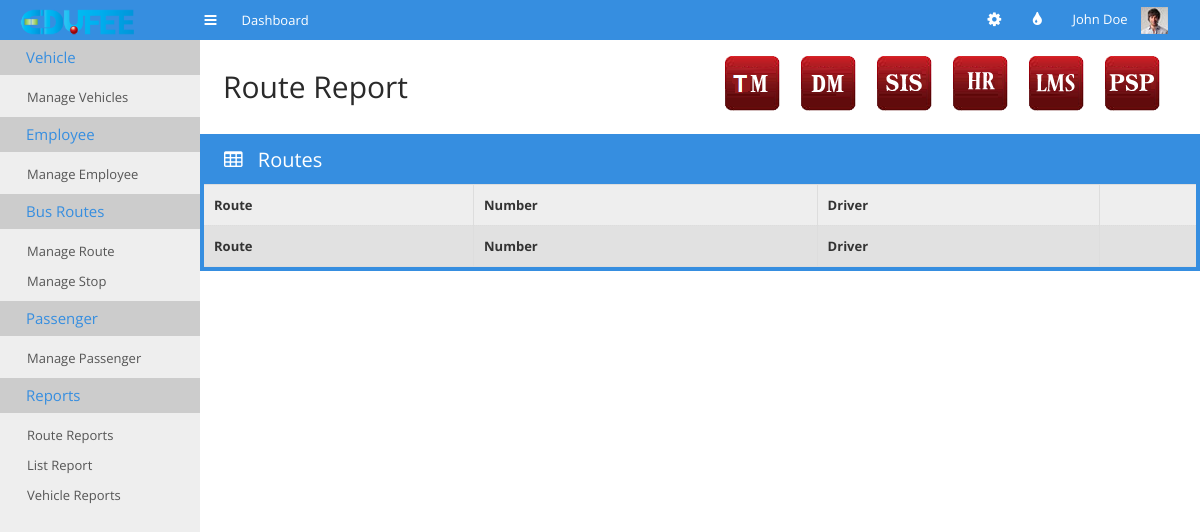
The app's page /routedetails.php, older data.
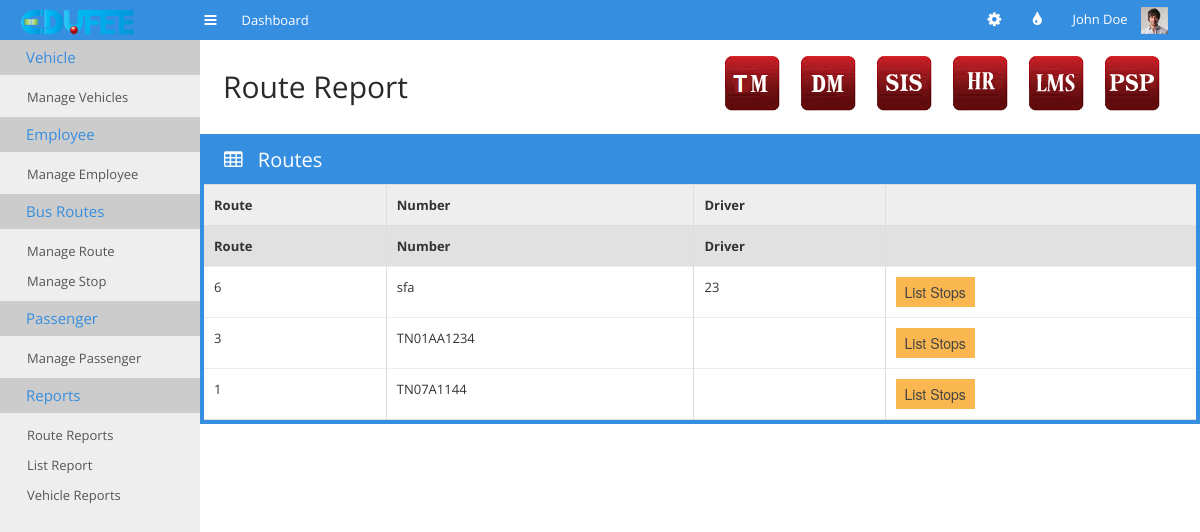
The same page, newer data.
### tables this page shows
CREATE TABLE IF NOT EXISTS `tm_vehicle_details` (
  `number` varchar(20) DEFAULT NULL,
  `type` text,
  `capacity` int(11) DEFAULT NULL,
  `vehicle_condition` text,
  `vehicle_status` text,
  `route` int(11) DEFAULT NULL,
  `driver` int(11) DEFAULT NULL,
  `conductor` int(11) DEFAULT NULL
);

### routedetails.php (the view, shortened to what the changed rows need)
<!doctype html>
<html>
<head>
    <link rel="stylesheet" href="css/bootstrap.min.css">
    <link rel="stylesheet" href="css/bootstrap-responsive.min.css">
    <link rel="stylesheet" href="css/plugins/jquery-ui/smoothness/jquery-ui.css">
    <link rel="stylesheet" href="css/plugins/jquery-ui/smoothness/jquery.ui.theme.css">
    <link rel="stylesheet" href="css/plugins/datatable/TableTools.css">
    <link rel="stylesheet" href="css/plugins/chosen/chosen.css">
    <link rel="stylesheet" href="css/style.css">
    <link rel="stylesheet" href="css/themes.css">
</head>
<body>
<div class="container-fluid" id="content">
    <div id="main">
        <div class="container-fluid">
            <div class="page-header">
                <div class="pull-left">
                    <h1>Route Report</h1>
                </div>
            </div>
        </div>
        <div class="row-fluid">
            <div class="span12">
                <div class="box box-color box-bordered">
                    <div class="box-content nopadding">
                        <table class="table table-hover table-nomargin table-bordered  dataTable-columnfilter dataTable">
                            <thead>
                            <tr>
                                <th>Route</th>
                                <th>Number</th>
                                <th class='hidden-350'>Driver</th>
                                <th></th>
                            </tr>
                            <tr class="thefilter">
                                <th>Route</th>
                                <th>Number</th>
                                <th class='hidden-350'>Driver</th>
                                <th></th>
                            </tr>
                            </thead>
                            <tbody>
                            <?php
                            require_once "datas.php";
                            $dbconnection = connectSQL($dbdetails);
                            if(mysqli_connect_errno())
                            {
                                echo "db_connection_fail";
                            }
                            else
                            {
                                $sql="select * from tm_vehicle_details";
                                $result=mysqli_query($dbconnection,$sql);
                                while($row=mysqli_fetch_array($result))
                                {
                                    echo '<tr><td>'.$row['route'].'</td><td>'.$row['number'].'</td><td class="hidden-350">'
                                    .$row['driver'].'</td><td><button class="list btn btn-warning" value="'.$row['route'].'">List Stops</button>
                                    </td></tr>';
                                }
                            }
                            ?>
                            </tbody>
                        </table>
                    </div>
                </div>
            </div>
        </div>
    </div>
    </div>
</body>
</html>

Row changes from the older to the newer data that the page shows:
added tm_vehicle_details: route "6", number "sfa", driver "23"
added tm_vehicle_details: route "3", number "TN01AA1234"
added tm_vehicle_details: route "1", number "TN07A1144"
